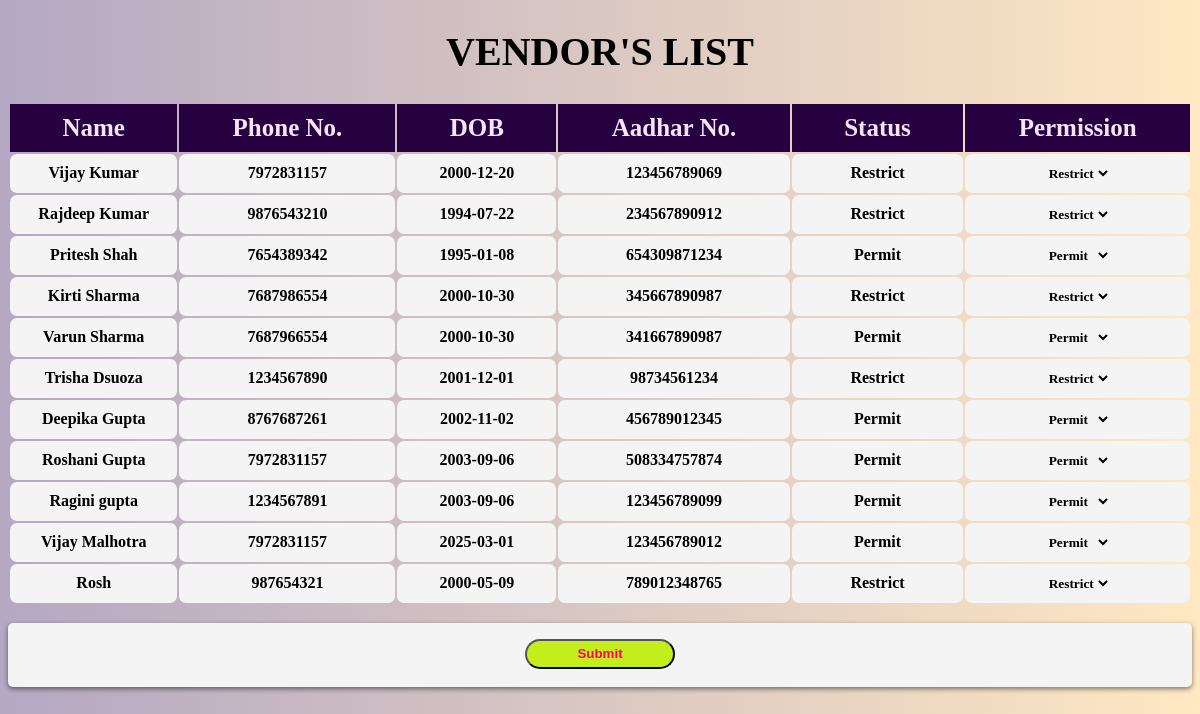
Page /Vendor.php on the committed database.
### tables this page shows
CREATE TABLE IF NOT EXISTS `deliveryteam` (
  `dtid` int NOT NULL AUTO_INCREMENT,
  `dname` varchar(100) NOT NULL,
  `dphno` double NOT NULL,
  `dob` date NOT NULL,
  `dadharcardno` double NOT NULL,
  `dpw` varchar(30) NOT NULL,
  `drpw` varchar(30) NOT NULL,
  `Status` varchar(50) NOT NULL,
  `Email` varchar(50) NOT NULL,
  PRIMARY KEY (`dtid`),
  UNIQUE KEY `dadharcardno` (`dadharcardno`)
);

### Vendor.php (the view, shortened to what this page needs)
<html>
<head>
</head>
<body>
    <form action="vendordb.php" method='post'>
        <h1>VENDOR'S LIST</h1>
        <?php
        $db = "marketplace";
        $con = mysqli_connect("localhost", "root", "", "$db");
        $result = mysqli_query($con, "SELECT `dtid`, `dname`, `dphno`, `dob`, `dadharcardno`, `status` FROM `deliveryteam`") or die(@mysqli_error());
        echo "<center><table border=0 cellpadding=10px cellspacing=2px>";
        echo "<tr><th>Name</th><th>Phone No.</th><th>DOB</th><th>Aadhar No.</th><th>Status</th><th>Permission</th></tr>";
        while ($row = @mysqli_fetch_array($result)) {
            echo "<tr>";
            echo "<td>" . $row['dname'] . "</td>";
            echo "<td>" . $row['dphno'] . "</td>";
            echo "<td>" . $row['dob'] . "</td>";
            echo "<td>" . $row['dadharcardno'] . "</td>";
            echo "<td>" . $row['status'] . "</td>";
            echo "<td>";
            echo "<select name='permission[" . $row['dtid'] . "]' required>
                    <option value='Permit'" . ($row['status'] == 'Permit' ? ' selected' : '') . ">Permit</option>
                    <option value='Restrict'" . ($row['status'] == 'Restrict' ? ' selected' : '') . ">Restrict</option>
                  </select>";
            echo "</td>";
            echo "</tr>";
        }
        echo "</table></center><br>";
        echo "<div class='total'>";
        echo "<center><button type='submit' class='btn'>Submit</button></center>";
        echo "</div>";
        ?>
    </form>
</body>
</html>

### Vendor.php (style rules this page uses)
body { background: linear-gradient(to left, rgba(255, 157, 0, 0.24), rgba(36, 0, 79, 0.34)); background-size: 100% 100%; align-items: center; }
td { background-color: cornsilk; color: black; text-align: center; border-radius: 7px; }
th { padding-left: 50px; padding-right: 50px; background-color: rgba(127, 255, 212, 0.339); text-align: center; font-weight: bold; color: white; }
h1 { color: white; text-align: center; font-weight: bold; font-size: 40px; padding-top: 20px; }
.total { background-color: #f4f4f4; padding: 1rem; height: 2rem; margin-bottom: 1px; border-radius: 5px; font-weight: bold; box-shadow: 0 2px 5px rgba(0, 0, 0, 0.49); }
.btn { height: 30px; width: 150px; font-weight: bold; border-radius: 20px; background-color: rgb(196, 238, 27); color: rgb(255, 0, 102); }
table { width: 100%; text-align: center; font-weight: bold; }
th { background-color: rgb(39, 0, 63); color: rgb(245, 229, 255); font-size: 25px; }
td { background-color: #f4f4f4; color: black; }
select { border: 1px solid transparent; background-color: transparent; font-weight: bold; font-family: cambria; }
h1 { color:black; }

### rows in the picture
deliveryteam: dname "Vijay Kumar", dphno "7972831157", dob "2000-12-20", dadharcardno "123456789069", Status "Restrict", Status+dtid "Restrict"
deliveryteam: dname "Rajdeep Kumar", dphno "9876543210", dob "1994-07-22", dadharcardno "234567890912", Status "Restrict", Status+dtid "Restrict"
deliveryteam: dname "Pritesh Shah", dphno "7654389342", dob "1995-01-08", dadharcardno "654309871234", Status "Permit", Status+dtid "Permit"
deliveryteam: dname "Kirti Sharma", dphno "7687986554", dob "2000-10-30", dadharcardno "345667890987", Status "Restrict", Status+dtid "Restrict"
deliveryteam: dname "Varun Sharma", dphno "7687966554", dob "2000-10-30", dadharcardno "341667890987", Status "Permit", Status+dtid "Permit"
deliveryteam: dname "Trisha Dsuoza", dphno "1234567890", dob "2001-12-01", dadharcardno "98734561234", Status "Restrict", Status+dtid "Restrict"
deliveryteam: dname "Deepika Gupta", dphno "8767687261", dob "2002-11-02", dadharcardno "456789012345", Status "Permit", Status+dtid "Permit"
deliveryteam: dname "Roshani Gupta", dphno "7972831157", dob "2003-09-06", dadharcardno "508334757874", Status "Permit", Status+dtid "Permit"
deliveryteam: dname "Ragini gupta", dphno "1234567891", dob "2003-09-06", dadharcardno "123456789099", Status "Permit", Status+dtid "Permit"
deliveryteam: dname "Vijay Malhotra", dphno "7972831157", dob "2025-03-01", dadharcardno "123456789012", Status "Permit", Status+dtid "Permit"
deliveryteam: dname "Rosh", dphno "987654321", dob "2000-05-09", dadharcardno "789012348765", Status "Restrict", Status+dtid "Restrict"
